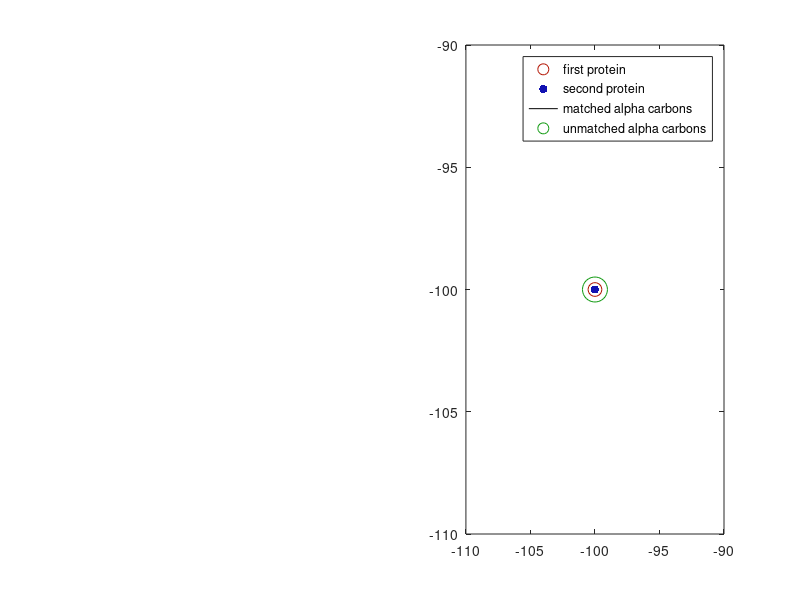

Source code (MATLAB): (Note: this script raises an error after producing the figure.)
sphere1 = rand(200,3);
sphere2 = [sphere1(1:50,:) ; sphere1(70:end,:)];

displacement = 0.5*(-0.5 + rand(size(sphere2)));
smallDisplacement = 0.02*(-0.5 + rand(size(sphere2)));

%the entire dataset is shifted a little to make a second structure
sphere2 = sphere2 + smallDisplacement;
%some points are shifted a lot in the second structure
sphere2(1:5) = sphere2(1:5) + displacement(1:5);

c = [1 0.1 0]*0.7;
d = [0.1 0.1 1]*0.7;
e = [1 1 1]*0.6;
f = [0.1 1 0.1]*0.6;

%%

figure(1)
subplot(1,2,2)
plot(-100,-100,'o','markersize',10,'color',c)
hold on
plot(-100,-100,'.','markersize',18,'color',d)
plot(-100,-100,'-k')
plot(-100,-100,'o','markersize',18,'color',f)
legend('first protein','second protein','matched alpha carbons','unmatched alpha carbons')

tic
[bestMatchedDistance,bestTotalDistance,s1,s2,code] = rectangularMatching(sphere1,sphere2,10,0,0.035);
toc

subplot(1,2,1)
title('The matching algorithm applied to two fictitious protein structures')
xlim([-0.9 0.9])
ylim([-0.9 0.9])
zlim([-1 1])

subplot(1,2,2)
xlim([-0.9 0.9])
ylim([-0.9 0.9])
zlim([-1 1])

%%

export_fig('dotsMatching.pdf')

figure(2)
plot3(sphere1(:,1),sphere1(:,2),sphere1(:,3),'o','markersize',10,'color',c);
hold on
plot3(sphere2(:,1),sphere2(:,2),sphere2(:,3),'.','markersize',18,'color',d);
view(19.5,14)
box on
title('Two fictitious protein structures')
legend('random dots','same dots with points removed','location','northwest')
xlabel('x')
ylabel('y')
zlabel('z')

export_fig('dotsMatchingPoints.pdf')

